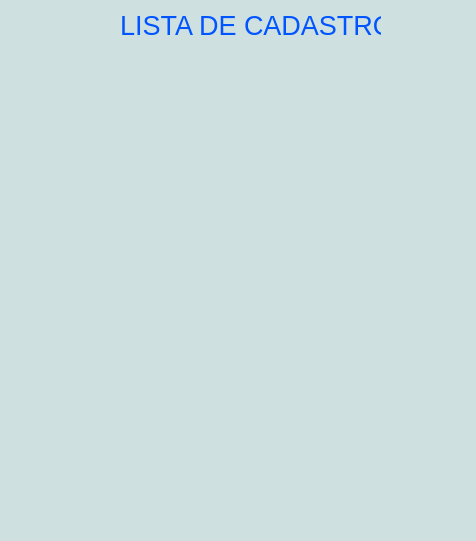
<?xml version="1.0" encoding="UTF-8"?>
<ui version="4.0">
 <class>MainWindow</class>
 <widget class="QMainWindow" name="MainWindow">
  <property name="geometry">
   <rect>
    <x>0</x>
    <y>0</y>
    <width>476</width>
    <height>541</height>
   </rect>
  </property>
  <property name="windowTitle">
   <string>LISTA DE CADASTRO</string>
  </property>
  <property name="windowIcon">
   <iconset>
    <normaloff>images/aiquelindo.png</normaloff>images/aiquelindo.png</iconset>
  </property>
  <property name="styleSheet">
   <string notr="true">background-color: rgb(207, 224, 225);</string>
  </property>
  <widget class="QWidget" name="centralwidget">
   <widget class="QLabel" name="label">
    <property name="geometry">
     <rect>
      <x>120</x>
      <y>10</y>
      <width>261</width>
      <height>31</height>
     </rect>
    </property>
    <property name="font">
     <font>
      <pointsize>20</pointsize>
     </font>
    </property>
    <property name="styleSheet">
     <string notr="true">color: rgb(0, 85, 255);</string>
    </property>
    <property name="text">
     <string>LISTA DE CADASTRO</string>
    </property>
   </widget>
  </widget>
  <widget class="QMenuBar" name="menubar">
   <property name="geometry">
    <rect>
     <x>0</x>
     <y>0</y>
     <width>476</width>
     <height>21</height>
    </rect>
   </property>
  </widget>
  <widget class="QStatusBar" name="statusbar"/>
 </widget>
 <resources/>
 <connections/>
</ui>
